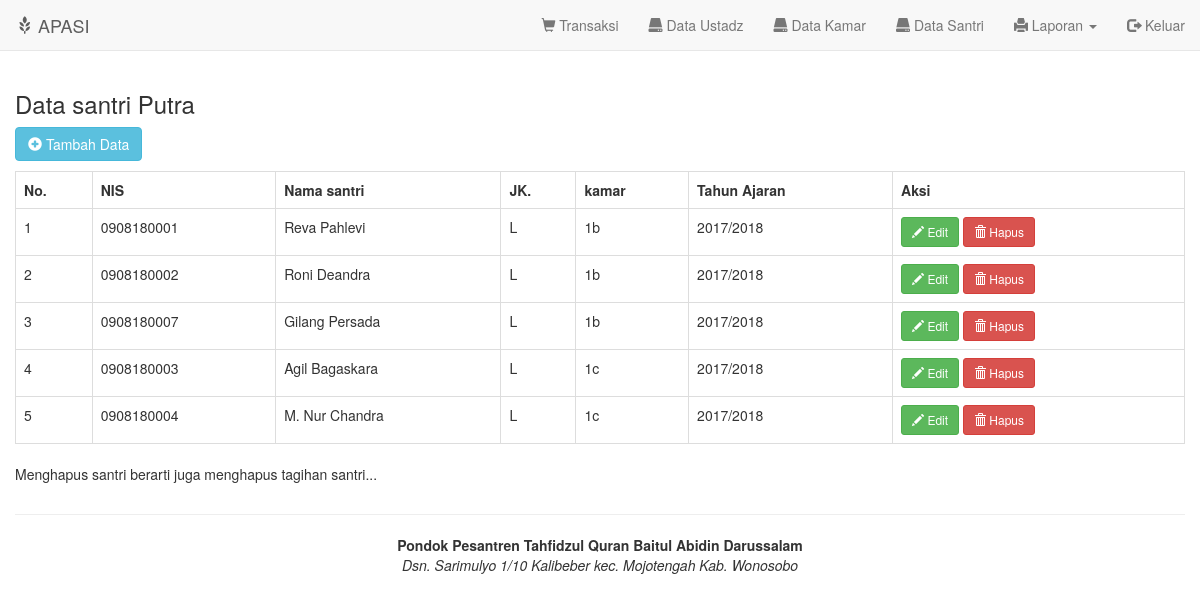
Page /tampil_santri.php (signed in) on the earlier database version.
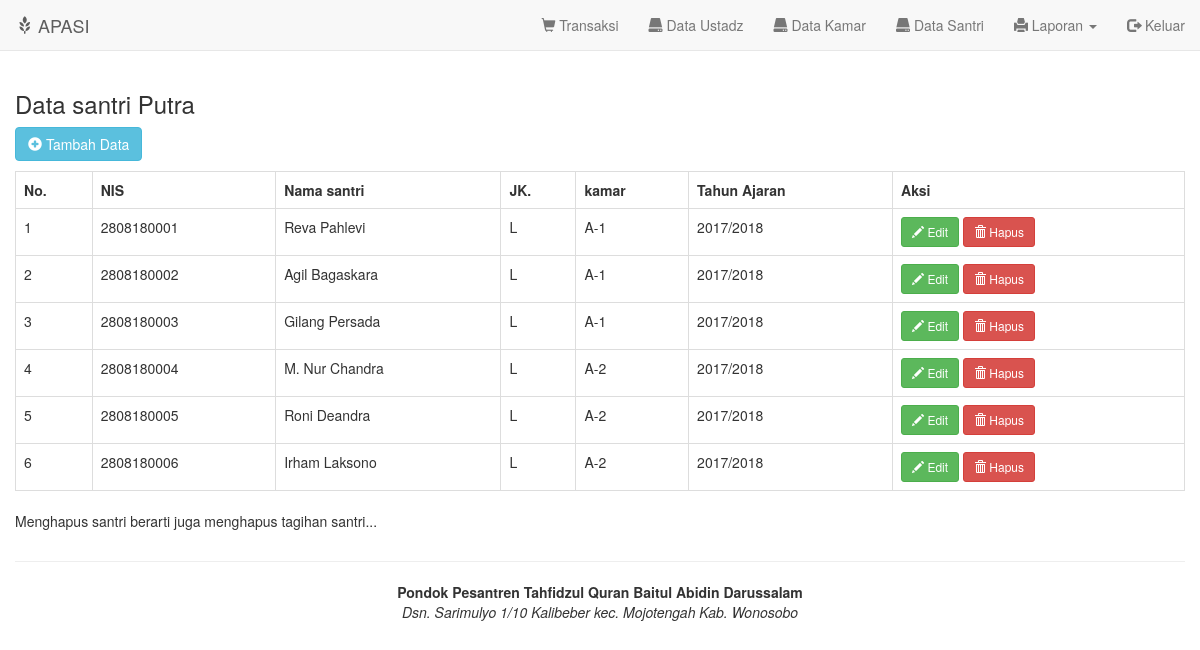
Same page on the later database version.
### tables this page shows
CREATE TABLE `santri` (
  `nis` varchar(10) NOT NULL,
  `namasantri` varchar(50) DEFAULT NULL,
  `jk` enum('L','P') NOT NULL,
  `kamar` varchar(20) DEFAULT NULL,
  `tahunajaran` varchar(10) DEFAULT NULL
);

### tampil_santri.php (the view, shortened to what this page needs)
<?php include "header.php";
?>
<h3>Data santri <?=$gen?></h3>
<a href="tambah_santri.php"class="btn btn-info"><i class="glyphicon glyphicon-plus-sign"></i> Tambah Data</a><p></p>
<table class="table table-responsive table-bordered">
	<tr>
		<th>No.</th>
		<th>NIS</th>
		<th>Nama santri</th>
		<th>JK.</th>
		<th>kamar</th>
		<th>Tahun Ajaran</th>
		<th>Aksi</th>
	</tr>
	<?php
	$sql = mysqli_query($konek,"SELECT * FROM santri WHERE jk='$jk' ORDER BY kamar asc");
	$no=1;
	while($d=mysqli_fetch_array($sql)){
		echo "<tr>
			<td>$no</td>
			<td>$d[nis]</td>
			<td>$d[namasantri]</td>
			<td>$d[jk]</td>
			<td>$d[kamar]</td>
			<td>$d[tahunajaran]</td>
			<td>
				<a href='edit_santri.php?id=$d[nis]' class='btn btn-success btn-sm'><i class='glyphicon glyphicon-pencil'></i> Edit</a>
				<a href='hapus_santri.php?id=$d[nis]' class='btn btn-danger btn-sm'><i class='glyphicon glyphicon-trash'></i> Hapus</a>
			</td>
		</tr>";
		$no++;
	}
	?>
</table>
<p>Menghapus santri berarti juga menghapus tagihan santri...</p>
<?php include "footer.php"; ?>

Differences in the rows shown:
removed santri: nis "0908180001", namasantri "Reva Pahlevi", jk "L", kamar "1b", tahunajaran "2017/2018"
removed santri: nis "0908180002", namasantri "Roni Deandra", jk "L", kamar "1b", tahunajaran "2017/2018"
removed santri: nis "0908180007", namasantri "Gilang Persada", jk "L", kamar "1b", tahunajaran "2017/2018"
removed santri: nis "0908180003", namasantri "Agil Bagaskara", jk "L", kamar "1c", tahunajaran "2017/2018"
removed santri: nis "0908180004", namasantri "M. Nur Chandra", jk "L", kamar "1c", tahunajaran "2017/2018"
added santri: nis "2808180001", namasantri "Reva Pahlevi", jk "L", kamar "A-1", tahunajaran "2017/2018"
added santri: nis "2808180002", namasantri "Agil Bagaskara", jk "L", kamar "A-1", tahunajaran "2017/2018"
added santri: nis "2808180003", namasantri "Gilang Persada", jk "L", kamar "A-1", tahunajaran "2017/2018"
added santri: nis "2808180004", namasantri "M. Nur Chandra", jk "L", kamar "A-2", tahunajaran "2017/2018"
added santri: nis "2808180005", namasantri "Roni Deandra", jk "L", kamar "A-2", tahunajaran "2017/2018"
added santri: nis "2808180006", namasantri "Irham Laksono", jk "L", kamar "A-2", tahunajaran "2017/2018"
